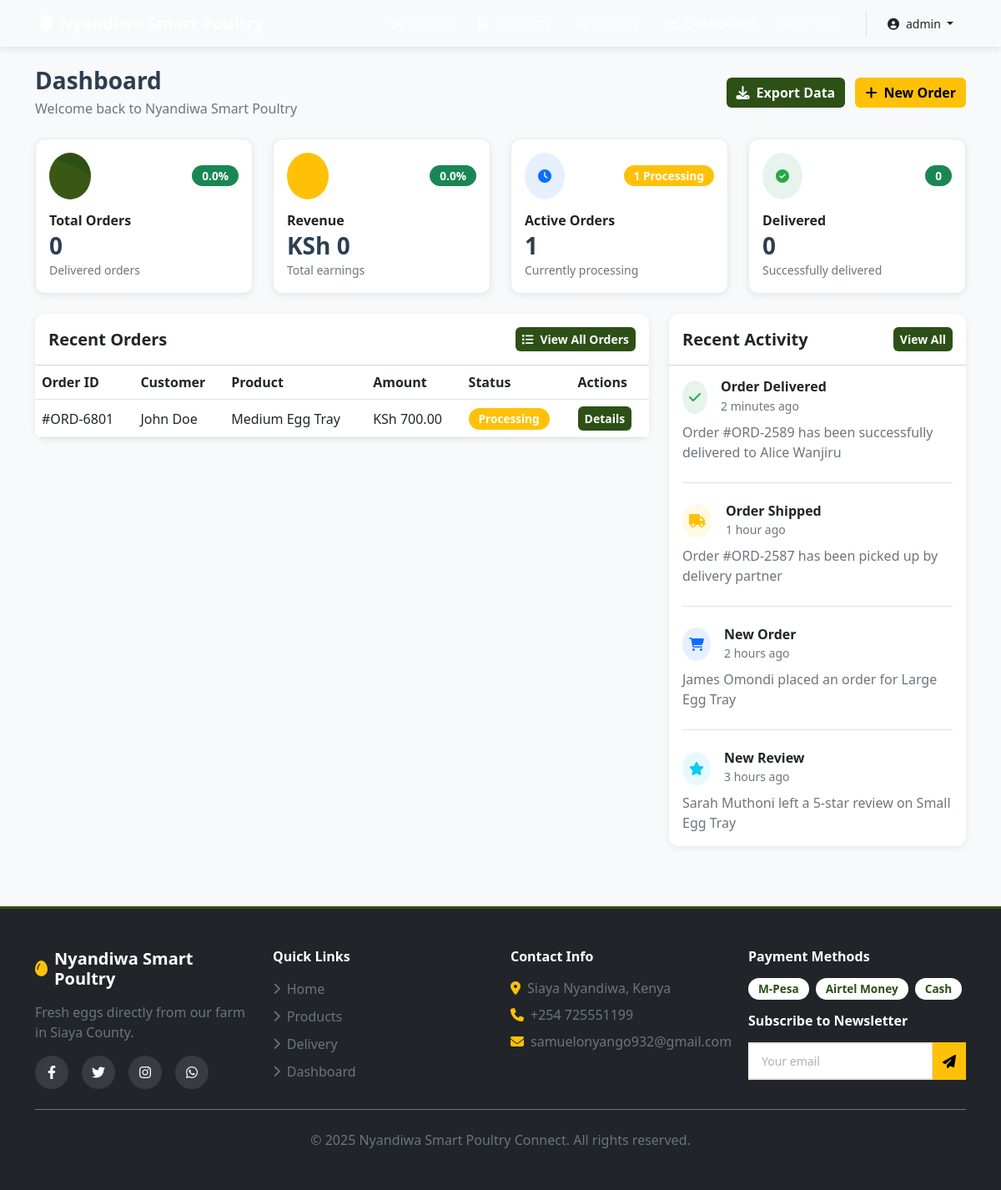
Page /dashboard/ (signed in) on the earlier database version.
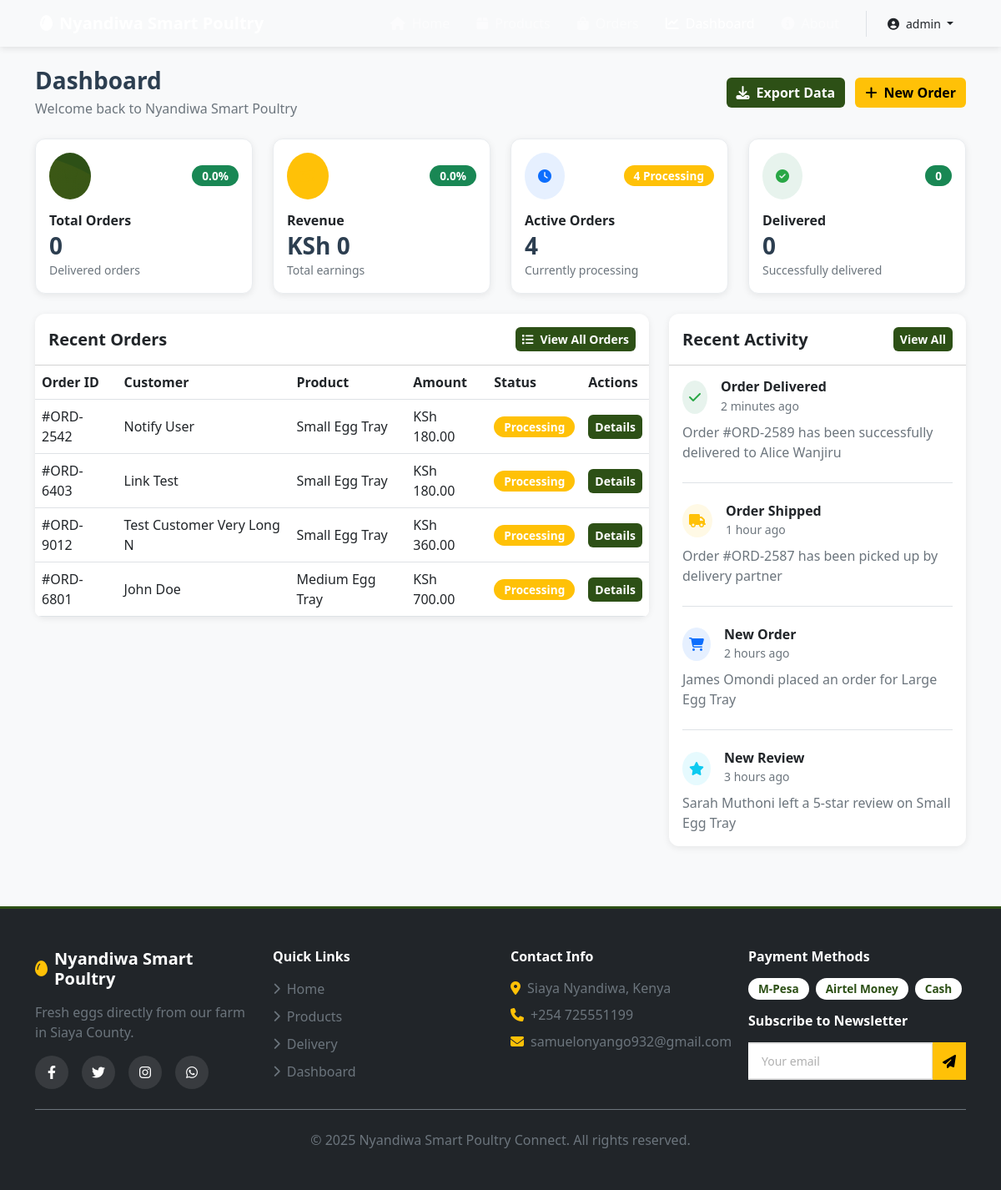
Same page on the later database version.
### chickapp/models.py (models this page shows, shortened)
class order(models.Model):
    STATUS_PROCESSING = "processing"
    STATUS_IN_TRANSIT = "in_transit"
    STATUS_DELIVERED = "delivered"
    STATUS_CANCELLED = "cancelled"
    STATUS_CHOICES = [
        (STATUS_PROCESSING, "Processing"),
        (STATUS_IN_TRANSIT, "In Transit"),
        (STATUS_DELIVERED, "Delivered"),
        (STATUS_CANCELLED, "Cancelled"),
    ]
    PAYMENT_MPESA = "mpesa"
    PAYMENT_AIRTEL = "airtel_money"
    PAYMENT_CASH = "cash"
    PAYMENT_METHOD_CHOICES = [
        (PAYMENT_MPESA, "M-Pesa"),
        (PAYMENT_AIRTEL, "Airtel Money"),
        (PAYMENT_CASH, "Cash on Delivery"),
    ]
    PAYMENT_STATUS_PENDING = "pending"
    PAYMENT_STATUS_COMPLETED = "completed"
    PAYMENT_STATUS_FAILED = "failed"
    PAYMENT_STATUS_CHOICES = [
        (PAYMENT_STATUS_PENDING, "Pending"),
        (PAYMENT_STATUS_COMPLETED, "Completed"),
        (PAYMENT_STATUS_FAILED, "Failed"),
    ]
    order_code = models.CharField(max_length=12, editable=False, default='TEMP')
    customer = models.ForeignKey(customer, on_delete=models.CASCADE)
    product = models.ForeignKey(product, on_delete=models.PROTECT, null=True, blank=True)
    number_of_trays = models.PositiveIntegerField()
    amount = models.DecimalField(max_digits=10, decimal_places=2, default=0)
    status = models.CharField(max_length=20, choices=STATUS_CHOICES, default=STATUS_PROCESSING)
    payment_method = models.CharField(max_length=20, choices=PAYMENT_METHOD_CHOICES, blank=True, default="")
    payment_status = models.CharField(max_length=20, choices=PAYMENT_STATUS_CHOICES, default=PAYMENT_STATUS_PENDING)
    payment_phone = models.CharField(max_length=15, blank=True, default="")
    payment_reference = models.CharField(max_length=50, blank=True, default="")
    mpesa_checkout_request_id = models.CharField(max_length=100, blank=True, default="")
    mpesa_merchant_request_id = models.CharField(max_length=100, blank=True, default="")
    mpesa_receipt_number = models.CharField(max_length=50, blank=True, default="")
    order_date = models.DateTimeField(auto_now_add=True)
    updated_at = models.DateTimeField(auto_now=True)
    message = models.TextField(blank=True, default="")

class customer(models.Model):
    name = models.CharField(max_length=20)
    surname = models.CharField(max_length=20)
    email = models.EmailField(max_length=50)
    password = models.CharField(max_length=20)
    phone = models.CharField(max_length=10)
    location = models.CharField(max_length=20)
    message = models.TextField(blank=True, default="")

class product(models.Model):
    name = models.CharField(max_length=50)
    size = models.CharField(max_length=30, blank=True, default="")
    price = models.DecimalField(max_digits=10, decimal_places=2)
    description = models.TextField(blank=True, default="")
    is_active = models.BooleanField(default=True)
    created_at = models.DateTimeField(auto_now_add=True)

### chickapp/views.py (the view)
# urls.py: path('dashboard/', views.dashboard, name='dashboard'),
def dashboard(request):
    if not request.user.is_authenticated:
        return redirect('login')
    if not request.user.is_superuser and not request.user.is_staff:
        return redirect('products')
    recent_orders = []
    db_error = None
    total_orders = 0
    total_revenue = 0
    processing_orders = 0
    delivered_orders = 0
    try:
        recent_orders = list(
            order.objects.select_related('customer', 'product').order_by('-order_date')[:5]
        )
        total_orders = order.objects.filter(status=order.STATUS_DELIVERED).count()
        revenue_data = order.objects.filter(
            status=order.STATUS_DELIVERED
        ).aggregate(total=Sum('amount'))
        total_revenue = revenue_data['total'] or 0
        processing_orders = order.objects.filter(
            status=order.STATUS_PROCESSING
        ).count()
        delivered_orders = order.objects.filter(
            status=order.STATUS_DELIVERED
        ).count()
        today = timezone.now()
        week_ago = today - timedelta(days=7)
        two_weeks_ago = today - timedelta(days=14)
        current_week_orders = order.objects.filter(
            order_date__gte=week_ago,
            status=order.STATUS_DELIVERED
        ).count()
        previous_week_orders = order.objects.filter(
            order_date__gte=two_weeks_ago,
            order_date__lt=week_ago,
            status=order.STATUS_DELIVERED
        ).count()
        order_growth = 0
        if previous_week_orders > 0:
            order_growth = round(((current_week_orders - previous_week_orders) / previous_week_orders) * 100, 1)
        current_week_revenue = order.objects.filter(
            order_date__gte=week_ago,
            status=order.STATUS_DELIVERED
        ).aggregate(total=Sum('amount'))['total'] or 0
        previous_week_revenue = order.objects.filter(
            order_date__gte=two_weeks_ago,
            order_date__lt=week_ago,
            status=order.STATUS_DELIVERED
        ).aggregate(total=Sum('amount'))['total'] or 0
        revenue_growth = 0
        if previous_week_revenue > 0:
            revenue_growth = round(((current_week_revenue - previous_week_revenue) / previous_week_revenue) * 100, 1)
    except OperationalError:
        db_error = 'Order data is unavailable. Run migrations to create required tables.'
    except Exception as e:
        logger.error(f"Dashboard error: {str(e)}")
        db_error = f'An error occurred loading dashboard data: {str(e)}'
    return render(request, 'dashboard.html', {
        'recent_orders': recent_orders,
        'db_error': db_error,
        'total_orders': total_orders,
        'total_revenue': total_revenue,
        'processing_orders': processing_orders,
        'delivered_orders': delivered_orders,
        'order_growth': order_growth,
        'revenue_growth': revenue_growth,
    })

### chickapp/templates/dashboard.html (shortened to what the changed rows need)
<!DOCTYPE html>
<html lang="en">
<head>
    {% load static %}
    <link href="https://cdn.jsdelivr.net/npm/bootstrap@5.3.0/dist/css/bootstrap.min.css" rel="stylesheet">
    <link href="https://cdnjs.cloudflare.com/ajax/libs/font-awesome/6.4.0/css/all.min.css" rel="stylesheet">
    <link href="{% static 'css/custom.css' %}" rel="stylesheet">
</head>
<body class="page-transition">
    <main class="py-4">
             <div class="container">
            <div class="d-flex justify-content-between align-items-center mb-4">
                <div>
                    <h1 class="h3 fw-bold mb-1">Dashboard</h1>
                </div>
            </div>
            <div class="row g-4 mb-4">
                <div class="col-md-3">
                    <div class="card stat-card">
                        <div class="card-body">
                            <div class="d-flex justify-content-between align-items-center mb-3">
                                <div class="rounded-circle bg-primary bg-opacity-10 p-3">
                                    <i class="fas fa-clock text-primary"></i>
                                </div>
                                <span class="badge bg-warning">{{ processing_orders }} Processing</span>
                            </div>
                            <h6 class="fw-bold mb-1">Active Orders</h6>
                            <h3 class="fw-bold mb-0">{{ processing_orders }}</h3>
                            <small class="text-secondary">Currently processing</small>
                        </div>
                    </div>
                </div>
            </div>
            <div class="row g-4">
                <div class="col-lg-8">
                    <div class="card">
                        <div class="table-responsive">
                            <table class="table align-middle mb-0">
                                <thead class="bg-light">
                                    <tr>
                                        <th>Order ID</th>
                                        <th>Customer</th>
                                        <th>Product</th>
                                        <th>Amount</th>
                                        <th>Status</th>
                                        <th>Actions</th>
                                    </tr>
                                </thead>
                                <tbody>
                                    {% if db_error %}
                                        <tr>
                                            <td colspan="6" class="text-center text-secondary py-4">{{ db_error }}</td>
                                        </tr>
                                    {% else %}
                                    {% if recent_orders %}
                                        {% for order in recent_orders %}
                                            <tr>
                                                <td>#{{ order.order_code }}</td>
                                                <td>{{ order.customer.name }} {{ order.customer.surname }}</td>
                                                <td>{{ order.product.name }}</td>
                                                <td>KSh {{ order.amount }}</td>
                                                <td>
                                                    {% if order.status == 'delivered' %}
                                                        <span class="badge bg-success">Delivered</span>
                                                    {% elif order.status == 'processing' %}
                                                        <span class="badge bg-warning">Processing</span>
                                                    {% elif order.status == 'in_transit' %}
                                                        <span class="badge bg-info">In Transit</span>
                                                    {% else %}
                                                        <span class="badge bg-danger">Cancelled</span>
                                                    {% endif %}
                                                </td>
                                                <td><a class="btn btn-sm btn-farm-green" href="{% url 'orders' %}#{{ order.order_code }}">Details</a></td>
                                            </tr>
                                        {% endfor %}
                                    {% else %}
                                        <tr>
                                            <td colspan="6" class="text-center text-secondary py-4">No orders yet.</td>
                                        </tr>
                                    {% endif %}
                                    {% endif %}
                                </tbody>
                            </table>
                        </div>
                    </div>
                </div>
            </div>
        </div>
    </main>
</body>
</html>

Differences in the rows shown:
added order: order_code "ORD-2542", customer.name "Notify", customer.surname "User", product.name "Small Egg Tray", amount "180.00", status "Processing"
added order: order_code "ORD-6403", customer.name "Link", customer.surname "Test", product.name "Small Egg Tray", amount "180.00", status "Processing"
added order: order_code "ORD-9012", customer.name "Test", customer.surname "Customer Very Long N", product.name "Small Egg Tray", amount "360.00", status "Processing"
Other differences:
{{ processing_orders }}: "1" → "4"
